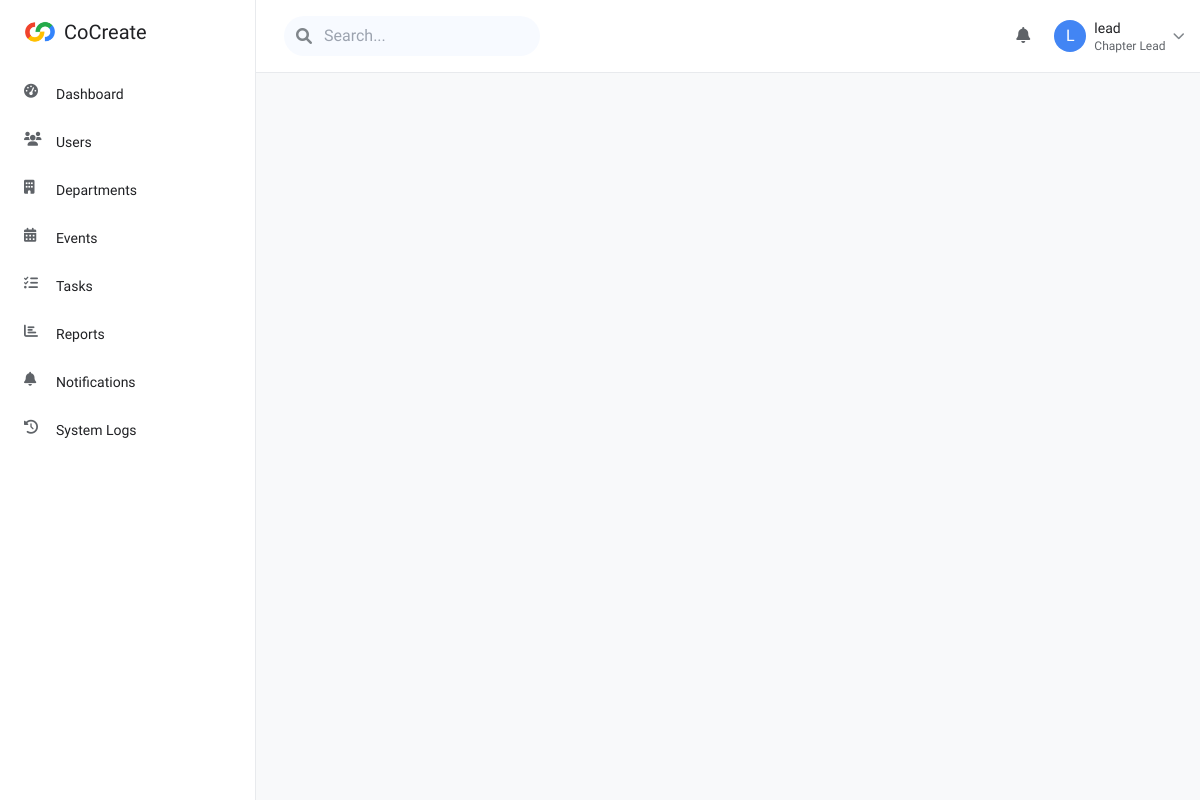
The page /router.php?page=lead_departments (signed in) on the database its author committed.
### tables this page shows
CREATE TABLE `users` (
  `user_id` int(11) NOT NULL,
  `username` varchar(50) NOT NULL,
  `email` varchar(100) NOT NULL,
  `password` varchar(255) NOT NULL,
  `first_name` varchar(50) DEFAULT NULL,
  `last_name` varchar(50) DEFAULT NULL,
  `role_id` int(11) NOT NULL,
  `department_id` int(11) DEFAULT NULL,
  `profile_image` varchar(255) DEFAULT NULL,
  `bio` text DEFAULT NULL,
  `phone` varchar(20) DEFAULT NULL,
  `is_active` tinyint(1) DEFAULT 1,
  `last_login` timestamp NULL DEFAULT NULL,
  `created_at` timestamp NULL DEFAULT current_timestamp(),
  `updated_at` timestamp NULL DEFAULT current_timestamp() ON UPDATE current_timestamp()
);

### includes/auth.php (called while the page is built, shortened)
<?php
class Auth {
    private $conn;
    public function __construct() {
        require_once 'config/database.php';
        $database = new Database();
        $this->conn = $database->getConnection();
    }
    public function isLoggedIn() {
        return isset($_SESSION['user_id']);
    }
    public function getCurrentUser() {
        try {
            $query = "SELECT * FROM users WHERE user_id = :user_id";
            $stmt = $this->conn->prepare($query);
            $stmt->bindParam(':user_id', $_SESSION['user_id']);
            $stmt->execute();
            if ($stmt->rowCount() > 0) {
                return $stmt->fetch(PDO::FETCH_ASSOC);
            }
        } catch (PDOException $e) {
            error_log("Database error: " . $e->getMessage());
        }
        return null;
    }
}

### config/database.php (called while the page is built, shortened)
<?php
class Database {
    private $host = "localhost";
    private $db_name = "cocreate_db_v2";
    private $username = "root";
    private $password = "";
    public function getConnection() {
        $this->conn = null;
        try {
            $this->conn = new PDO("mysql:host=" . $this->host . ";dbname=" . $this->db_name, $this->username, $this->password);
            $this->conn->setAttribute(PDO::ATTR_ERRMODE, PDO::ERRMODE_EXCEPTION);
            $this->conn->setAttribute(PDO::ATTR_DEFAULT_FETCH_MODE, PDO::FETCH_ASSOC);
            $this->conn->exec("set names utf8");
        } catch(PDOException $exception) {
            echo "Connection error: " . $exception->getMessage();
        }
        return $this->conn;
    }
}
?>

### router.php (the view, shortened to what this page needs)
<?php
require_once 'config/database.php';
require_once 'includes/auth.php';
$auth = new Auth();
$currentUser = $auth->getCurrentUser();
$role_id = $currentUser['role_id'];
$allowed_pages = [];
$sidebar_items = [];
if ($role_id == ROLE_ADMIN) {
    $allowed_pages = [
        'lead_dashboard' => 'views/lead/dashboard.php',
        'lead_users' => 'views/lead/users.php',
        'lead_departments' => 'views/lead/departments.php',
        'lead_events' => 'views/lead/events.php',
        'lead_tasks' => 'views/lead/tasks.php',
        'lead_reports' => 'views/lead/reports.php',
        'lead_settings' => 'views/lead/settings.php',
        'lead_profile' => 'views/lead/profile.php',
        'lead_notifications' => 'views/lead/notifications.php',
        'lead_logs' => 'views/lead/logs.php',
        '404' => 'views/404.php',
    ];
    $sidebar_items = [
        ['name' => 'Dashboard', 'icon' => 'fas fa-tachometer-alt', 'page' => 'lead_dashboard'],
        ['name' => 'Users', 'icon' => 'fas fa-users', 'page' => 'lead_users'],
        ['name' => 'Departments', 'icon' => 'fas fa-building', 'page' => 'lead_departments'],
        ['name' => 'Events', 'icon' => 'fas fa-calendar-alt', 'page' => 'lead_events'],
        ['name' => 'Tasks', 'icon' => 'fas fa-tasks', 'page' => 'lead_tasks'],
        ['name' => 'Reports', 'icon' => 'fas fa-chart-bar', 'page' => 'lead_reports'],
        ['name' => 'Notifications', 'icon' => 'fas fa-bell', 'page' => 'lead_notifications'],
        ['name' => 'System Logs', 'icon' => 'fas fa-history', 'page' => 'lead_logs'],
    ];
} else {
    header('Location: login.php');
    exit();
}
$page = $_GET['page'] ?? ($_SESSION['last_page'] ?? array_key_first($allowed_pages));
?>
<!DOCTYPE html>
<html lang="en">
<head>
    <link href="https://cdn.jsdelivr.net/npm/tailwindcss@2.2.19/dist/tailwind.min.css" rel="stylesheet">
    <link rel="stylesheet" href="https://cdnjs.cloudflare.com/ajax/libs/font-awesome/6.0.0-beta3/css/all.min.css">
    <link rel="stylesheet" href="public/assets/css/theme.css">
</head>
<body>
    <div class="flex h-screen">
        <aside class="sidebar h-full flex flex-col" id="sidebar">
            <div class="px-6 py-4 flex items-center">
                <img src="public/assets/img/brand/CoCreate-v2.png" alt="<?php echo APP_NAME; ?>" class="h-8 w-auto mr-2">
                <h1 class="text-xl font-medium" style="color: var(--color-text-primary);"><?php echo APP_NAME; ?></h1>
            </div>
            <nav class="mt-2 flex-grow">
                <ul class="px-2 space-y-1">
                    <?php foreach ($sidebar_items as $item): ?>
                        <li>
                            <a href="?page=<?php echo $item['page']; ?>" class="sidebar-item flex items-center px-4 py-3 text-sm font-medium <?php echo ($page === $item['page']) ? 'active' : ''; ?>" style="color: var(--color-text-primary);">
                                <i class="<?php echo $item['icon']; ?> w-5 h-5 mr-3" style="color: var(--color-text-secondary);"></i>
                                <?php echo $item['name']; ?>
                            </a>
                        </li>
                    <?php endforeach; ?>
                </ul>
            </nav>
        </aside>
        <div class="flex-1 flex flex-col overflow-hidden">
            <?php include_once 'includes/topnav.php'; ?>
            <main class="content-area flex-1 p-6">
            </main>
        </div>
    </div>
</body>
</html>

### includes/topnav.php (shortened to what this page needs)
<?php
$currentUser = $_SESSION['user'] ?? null;
?>
<header class="flex-shrink-0 border-b" style="border-color: var(--color-border-light); background-color: var(--color-surface);">
    <div class="flex items-center justify-between p-4">
        <div class="flex items-center space-x-3">
            <div class="relative hidden md:block">
                <span class="absolute inset-y-0 left-0 flex items-center pl-3" style="color: var(--color-text-tertiary);">
                    <i class="fas fa-search"></i>
                </span>
                <input type="text" class="py-2 pl-10 pr-4 rounded-full w-64"
                    style="background-color: var(--color-hover); color: var(--color-text-primary);"
                    placeholder="Search...">
            </div>
        </div>
        <div class="flex items-center space-x-4">
            <div class="relative">
                <button id="notifications-button" class="p-2 rounded-full" style="color: var(--color-text-secondary);">
                    <i class="fas fa-bell"></i>
                </button>
            </div>
            <div class="relative">
                <button id="user-menu-button" class="flex items-center space-x-2 focus:outline-none">
                    <div class="w-8 h-8 rounded-full overflow-hidden bg-gray-200">
                        <?php if (!empty($currentUser['profile_image'])): ?>
                            <img src="<?php echo htmlspecialchars($currentUser['profile_image']); ?>" alt="Profile" class="w-full h-full object-cover">
                        <?php else: ?>
                            <div class="w-full h-full flex items-center justify-center" style="background-color: #4285F4; color: white;">
                                <span><?php echo strtoupper(substr($currentUser['username'] ?? 'U', 0, 1)); ?></span>
                            </div>
                        <?php endif; ?>
                    </div>
                    <div class="hidden md:block text-left">
                        <p class="text-sm font-medium" style="color: var(--color-text-primary);">
                            <?php echo htmlspecialchars($currentUser['username'] ?? 'User'); ?>
                        </p>
                        <p class="text-xs" style="color: var(--color-text-secondary);">
                            <?php
                            $role_id = $currentUser['role_id'] ?? 0;
                            $roleDisplay = 'User';
                            if ($role_id == 1) {
                                $roleDisplay = 'Chapter Lead';
                            } elseif ($role_id == 2) {
                                $roleDisplay = 'Department Lead';
                            } elseif ($role_id == 3) {
                                $roleDisplay = 'Officer';
                            } elseif ($role_id == 4) {
                                $roleDisplay = 'Member';
                            }
                            echo htmlspecialchars($roleDisplay);
                            ?>
                        </p>
                    </div>
                    <i class="fas fa-chevron-down text-xs ml-1 hidden md:block" style="color: var(--color-text-tertiary);"></i>
                </button>
            </div>
        </div>
    </div>
</header>

### public/assets/css/theme.css (style rules this page uses)
:root { --color-primary: #4285F4; --color-secondary: #34A853; --color-accent: #FBBC05; --color-error: #EA4335; --color-surface: #FFFFFF; --color-background: #F8F9FA; --color-background-variant: #F1F3F4; --color-text-primary: #202124; --color-text-secondary: #5F6368; --color-text-tertiary: #80868B; --color-text-disabled: #9AA0A6; --color-border: #DADCE0; --color-border-light: #E8EAED; --color-hover: rgba(66, 133, 244, 0.04); --color-focus: rgba(66, 133, 244, 0.12); --color-selected: rgba(66, 133, 244, 0.08); --spacing-4xs: 0.125rem; --spacing-3xs: 0.25rem; --spacing-2xs: 0.375rem; --spacing-xs: 0.5rem; --spacing-sm: 0.75rem; --spacing-md: 1rem; --spacing-lg: 1.25rem; --spacing-xl: 1.5rem; --spacing-2xl: 2rem; --spacing-3xl: 2.5rem; --spacing-4xl: 3rem; --font-size-display-1: 3.5rem; --font-size-display-2: 2.8rem; --font-size-headline-1: 2rem; --font-size-headline-2: 1.5rem; --font-size-title: 1.25rem; --font-size-subtitle: 1rem; --font-size-body-1: 1rem; --font-size-body-2: 0.875rem; --font-size-caption: 0.75rem; --line-height-display-1: 4rem; --line-height-display-2: 3.25rem; --line-height-headline-1: 2.5rem; --line-height-headline-2: 2rem; --line-height-title: 1.75rem; --line-height-subtitle: 1.5rem; --line-height-body-1: 1.5rem; --line-height-body-2: 1.25rem; --line-height-caption: 1.25rem; --border-radius-sm: 0.25rem; --border-radius-md: 0.5rem; --border-radius-lg: 0.75rem; --border-radius-xl: 1rem; --shadow-elevation-1: 0 1px 2px 0 rgba(60, 64, 67, 0.3), 0 1px 3px 1px rgba(60, 64, 67, 0.15); --shadow-elevation-2: 0 1px 2px 0 rgba(60, 64, 67, 0.3), 0 2px 6px 2px rgba(60, 64, 67, 0.15); --shadow-elevation-3: 0 1px 3px 0 rgba(60, 64, 67, 0.3), 0 4px 8px 3px rgba(60, 64, 67, 0.15); --shadow-elevation-4: 0 2px 3px 0 rgba(60, 64, 67, 0.3), 0 6px 10px 4px rgba(60, 64, 67, 0.15); --shadow-elevation-5: 0 4px 4px 0 rgba(60, 64, 67, 0.3), 0 8px 12px 6px rgba(60, 64, 67, 0.15); }

### router.php (style rules this page uses)
body { font-family: 'Google Sans', 'Roboto', sans-serif; background-color: var(--color-background); color: var(--color-text-primary); height: 100vh; overflow: hidden; }
.sidebar { width: 256px; background-color: var(--color-surface); border-right: 1px solid var(--color-border-light); transition: transform 0.3s ease; z-index: 40; }
.sidebar-item { border-radius: 0 16px 16px 0; margin-right: 12px; transition: background-color 0.2s; }
.sidebar-item.active { background-color: var(--color-item-active); color: var(--color-primary); }
.sidebar-item.active i { color: var(--color-primary); }
.content-area { background-color: var(--color-background); overflow-y: auto; }

### rows shown on the page
users: username "L", username "lead", role "Chapter Lead"

### other values the page prints
APP_NAME "CoCreate"
$item['name'] "Dashboard"
$item['name'] "Users"
$item['name'] "Departments"
$item['name'] "Events"
$item['name'] "Tasks"
$item['name'] "Reports"
$item['name'] "Notifications"
$item['name'] "System Logs"
